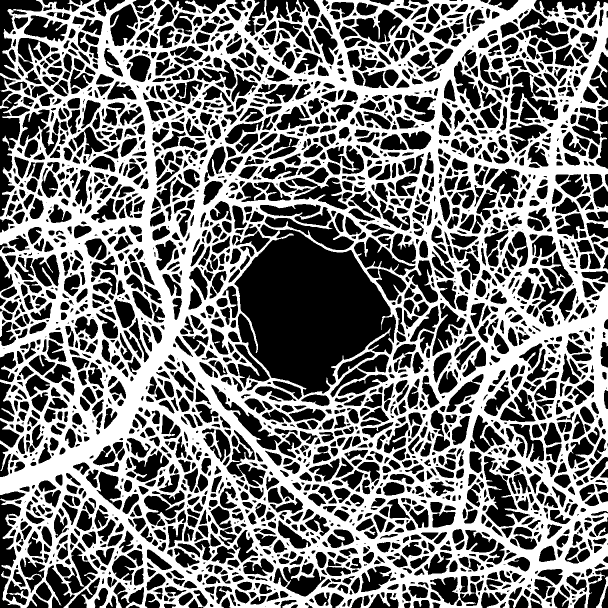
#> input picture data/src/model_G_20230216_232653_OD_dvc.png, 1216 x 1216 px (shown at 1/2 size)
$ python ROI_cropping.py --input_dir data/src --output_dir out
#> lines starting #> are read from the running program, lines starting #| are printed output that depends on the picture; after the words box and inside, x2 and y2 are one past the last pixel; in counts of white or black regions, pixels touching at a corner belong together
from PIL import Image
import numpy as np
from natsort import natsorted
import glob
from tqdm import tqdm
import os
import csv
import warnings
import argparse
warnings.filterwarnings('error')

"""
This script is used to crop the ROI from the images. It is assumed that the ROI is located in the center of the image.
If the image is larger than the specified ROI size, the script will try to find the ROI by looking for the
largest difference in pixel values between the ROI and the surrounding area. The script will then crop the image to the roi_size
around the found ROI. If the image is smaller than the roi_size, the script will pad the image with zeros to reach the target size.
"""

if __name__ == "__main__":
    parser = argparse.ArgumentParser(description='')
    parser.add_argument('--input_dir', type=str, required=True)
    parser.add_argument('--output_dir', type=str, required=True)
    parser.add_argument('--roi_size', type=int, default=512)
    parser.add_argument('--image_size', type=int, default=768)
    parser.add_argument('--problem_threshold', type=float, default=0.15)


    args = parser.parse_args()
    roi_size = args.roi_size
    image_size = args.image_size

    data_files = natsorted(glob.glob(f'{args.input_dir}/**/*.png', recursive=True))
    assert len(data_files)>0, f"No input files found for path {args.input_dir}"

    problematic = []
    std_outs = []
    std_ins = []
    for path in tqdm(data_files):
        if not os.path.isfile(path):
            continue
        name = path.split("/")[-1].replace(".PNG", ".png")
        cohort = path.split("/")[-2]
        try:
            img = np.array(Image.open(path).convert("L")).astype(np.float32)
#> img: shape (1216, 1216) float32; 47.2% white; 2 white regions, box (x1, y1, x2, y2) and area: (0, 0, 1216, 1216) 697029, (1192, 1153, 1216, 1216) 360
        except OSError:
            problematic.append({
                "path": path,
                "save_path": None,
                "shape": None,
                "xs": None,
                "ys": None
            })
            continue

        if img.shape[0] > roi_size+1 and img.shape[1] > roi_size+1:
            diff_xx = (img[:image_size//3, image_size//3:image_size//3*2] - img[1:image_size//3+1,image_size//3:image_size//3*2]).sum(axis=1)
#> diff_xx = 256 values, max 6120 at index 155, min -8415 at index 214, mean -34.86
            diff_xy = abs(img[:image_size//3, image_size//3:image_size//3*2] - img[:image_size//3,image_size//3+1:image_size//3*2+1]).sum(axis=1)
#> diff_xy = 256 values, max 8160 at index 80, min 1785 at index 165, mean 5296.2
            xxs = np.argmax(diff_xx)+1
#> xxs = 156
            xys = np.argmin(diff_xy[:-1]-diff_xy[1:])+1
#> xys = 172

            diff_yx = abs(img[image_size//3:image_size//3*2,:image_size//3] - img[image_size//3+1:image_size//3*2+1,:image_size//3]).sum(axis=0)
#> diff_yx = 256 values, max 7140 at index 23, min 1275 at index 1, mean 4545.2
            diff_yy = (img[image_size//3:image_size//3*2,:image_size//3] - img[image_size//3:image_size//3*2,1:image_size//3+1]).sum(axis=0)
#> diff_yy = 256 values, max 4335 at index 147, min -9180 at index 182, mean -95.62
            yxs = np.argmin(diff_yx[:-1]-diff_yx[1:])+1
#> yxs = 16
            yys = np.argmax(diff_yy)+1
#> yys = 148

            img_flip = np.flip(np.flip(img, axis=0), axis=1)
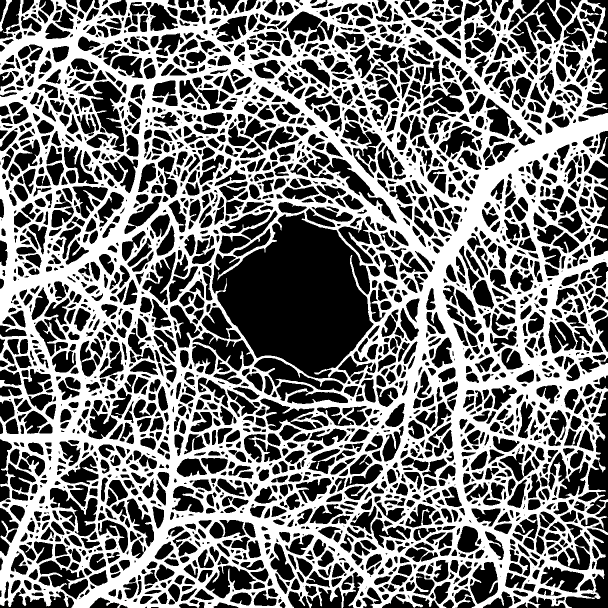
#> img_flip: shape (1216, 1216) float32 (shown at 1/2 size); 47.2% white; 2 white regions, box (x1, y1, x2, y2) and area: (0, 0, 1216, 1216) 697029, (0, 0, 24, 63) 360
            diff_xx_reverse = (img_flip[:image_size//3,image_size//3:image_size//3*2] - img_flip[1:image_size//3+1,image_size//3:image_size//3*2]).sum(axis=1)
#> diff_xx_reverse = 256 values, max 7905 at index 179, min -8670 at index 63, mean -32.87
            diff_xy_reverse = abs(img_flip[:image_size//3,image_size//3:image_size//3*2] - img_flip[:image_size//3,image_size//3+1:image_size//3*2+1]).sum(axis=1)
#> diff_xy_reverse = 256 values, max 7140 at index 25, min 2040 at index 64, mean 4590
            xxs_reverse = image_size-(np.argmax(diff_xx_reverse)+1)-roi_size
#> xxs_reverse = 76
            xys_reverse = image_size-(np.argmin(diff_xy_reverse[:-1]-diff_xy_reverse[1:])+1)-roi_size
#> xys_reverse = 169

            diff_yy_reverse = (img_flip[image_size//3:image_size//3*2,:image_size//3] - img_flip[image_size//3:image_size//3*2,1:image_size//3+1]).sum(axis=0)
#> diff_yy_reverse = 256 values, max 7140 at index 27, min -6885 at index 247, mean 48.81
            diff_yx_reverse = abs(img_flip[image_size//3:image_size//3*2,:image_size//3] - img_flip[image_size//3+1:image_size//3*2+1,:image_size//3]).sum(axis=0)
#> diff_yx_reverse = 256 values, max 6885 at index 46, min 1785 at index 248, mean 4690.6
            yxs_reverse = image_size-(np.argmin(diff_yx_reverse[:-1]-diff_yx_reverse[1:])+1)-roi_size
#> yxs_reverse = 228
            yys_reverse = image_size-(np.argmax(diff_yy_reverse)+1)-roi_size
#> yys_reverse = 228

            xs_list = [xxs,xys,xxs_reverse,xys_reverse]
#> xs_list = [156, 172, 76, 169]
            xs = max(set(xs_list), key=xs_list.count)
#> xs = 169
            ys_list = [yxs,yys,yxs_reverse,yys_reverse]
#> ys_list = [16, 148, 228, 228]
            ys = max(set(ys_list), key=ys_list.count)
#> ys = 228

            img_cropped = img[xs:xs+roi_size,ys:ys+roi_size].astype(np.uint8)
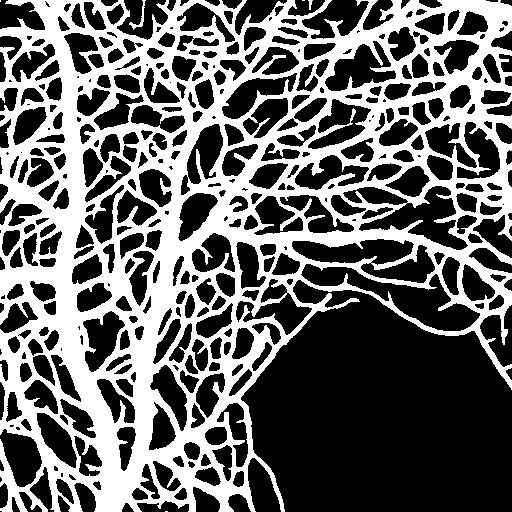
#> img_cropped: shape (512, 512); 40.8% white; 6 white regions (3 under 20 px), largest, box (x1, y1, x2, y2) and area: (0, 0, 512, 512) 106906, (129, 0, 146, 30) 104, (308, 0, 313, 10) 27
        else:
            img_cropped = img[:roi_size,:roi_size].astype(np.uint8)

        if not os.path.exists(f"{args.output_dir}/{cohort}"):
            os.makedirs(f"{args.output_dir}/{cohort}")
        save_path = f"{args.output_dir}/{cohort}/{name}"

        if (img_cropped.shape[0] != roi_size or img_cropped.shape[1] != roi_size) or (xs<args.problem_threshold*image_size) or (ys > (1-args.problem_threshold)*image_size):
            if (img_cropped.shape[0] != roi_size or img_cropped.shape[1] != roi_size) and path:
                problematic.append({
                    "path": path,
                    "save_path": save_path,
                    "shape": (img_cropped.shape[0],img_cropped.shape[1]),
                    "xs": xs,
                    "ys": ys
                })
        img_cropped_save = np.zeros((roi_size,roi_size)).astype(np.uint8)
        img_cropped_save[:img_cropped.shape[0],:img_cropped.shape[1]] = img_cropped[:roi_size,:roi_size]
        img_cropped = img_cropped_save

        Image.fromarray(img_cropped).save(save_path)
#> pass 2 of the loop `for path in tqdm(data_files):`:
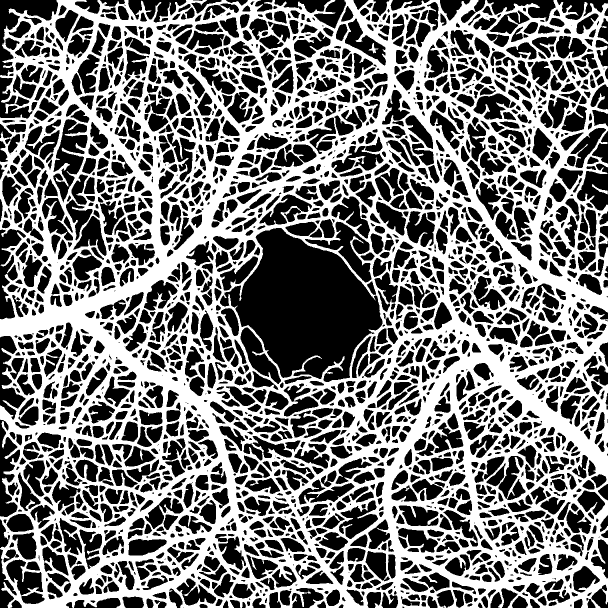
#> input picture data/src/model_G_20230216_232741_OS_DVC.png, 1216 x 1216 px (shown at 1/2 size)
#> img: shape (1216, 1216) float32; 47.1% white; 3 white regions, box (x1, y1, x2, y2) and area: (0, 0, 1216, 1216) 696169, (1184, 368, 1216, 389) 164, (737, 86, 757, 107) 131
#> diff_xx = 256 values, max 10455 at index 48, min -6375 at index 3, mean -62.75
#> diff_xy = 256 values, max 7905 at index 29, min 1785 at index 45, mean 5146.8
#> xxs = 49
#> xys = 68
#> diff_yx = 256 values, max 6885 at index 62, min 2040 at index 0, mean 4814.1
#> diff_yy = 256 values, max 6885 at index 193, min -7905 at index 188, mean -81.68
#> yxs = 31
#> yys = 194
#> `img_flip = np.flip(np.flip(img, axis=0), axis=1)`:
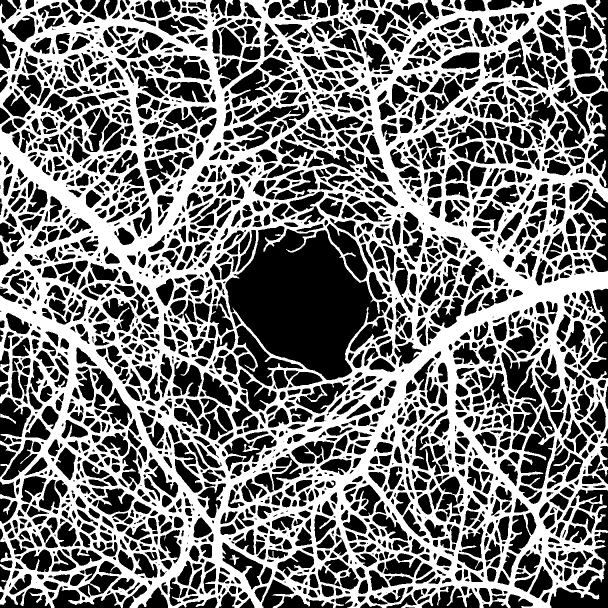
#> img_flip: shape (1216, 1216) float32 (shown at 1/2 size); 47.1% white; 3 white regions, box (x1, y1, x2, y2) and area: (0, 0, 1216, 1216) 696169, (0, 827, 32, 848) 164, (459, 1109, 479, 1130) 131
#> diff_xx_reverse = 256 values, max 10710 at index 123, min -7395 at index 119, mean 79.69
#> diff_xy_reverse = 256 values, max 7650 at index 17, min 1275 at index 107, mean 4436.6
#> xxs_reverse = 132
#> xys_reverse = 144
#> diff_yy_reverse = 256 values, max 9180 at index 55, min -8160 at index 91, mean 14.94
#> diff_yx_reverse = 256 values, max 6375 at index 109, min 1530 at index 3, mean 4613.9
#> yxs_reverse = 200
#> xs_list = [49, 68, 132, 144]
#> xs = 144
#> ys_list = [31, 194, 200, 200]
#> ys = 200
#> `img_cropped = img[xs:xs+roi_size,ys:ys+roi_size].astype(np.uint8)`:
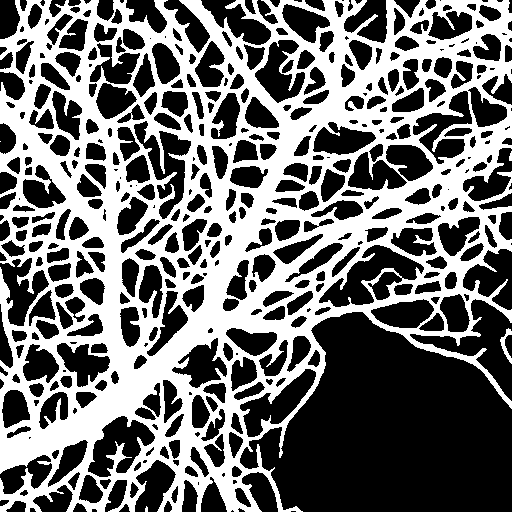
#> img_cropped: shape (512, 512); 43.7% white; 5 white regions (2 under 20 px), largest, box (x1, y1, x2, y2) and area: (0, 0, 512, 512) 114403, (500, 328, 512, 364) 152, (509, 151, 512, 161) 23


    with open(f"{args.output_dir}/problematic.csv", 'w+') as csvfile:
        writer = csv.writer(csvfile)
        if len(problematic)>0:
            writer.writerow(list(problematic[0].keys()))
            for entry in problematic:
                writer.writerow(entry.values())
        else:
            writer.writerow(["ALL CLEAR"])
